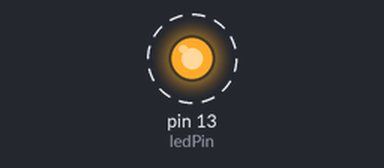
This program was run on a simulated Arduino Uno, built with avr-gcc and run on an emulated ATmega328P. Parts: output pins drawn as LEDs (lit = HIGH). Dashed ring = blinking.

Above: at 0.5 s.
Timing chart, 0 to 4.6 s (numbered marks = the images above):
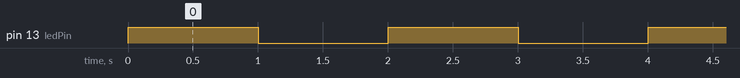

The program:

main.cpp
```cpp
/*
 * main.cpp
 *
 *  Created on: Mar 5, 2010
 *      Author: jag
 */
#include <Arduino.h>


int ledPin =  13;    // LED connected to digital pin 13

// The setup() method runs once, when the sketch starts
void setup()   {
  // initialize the digital pin as an output:
  pinMode(ledPin, OUTPUT);
}

// the loop() method runs over and over again,
// as long as the Arduino has power

void loop()
{
  digitalWrite(ledPin, HIGH);   // set the LED on
  delay(1000);                  // wait for a second
  digitalWrite(ledPin, LOW);    // set the LED off
  delay(1000);                  // wait for a second
}


int main(void) {

  /* Must call init for arduino to work properly */
  init();
  setup();

  for (;;) {
	  loop();
  } // end for
} // end main
```

Measured:
- by itself, pin 13 (ledPin): alternates HIGH for 1.0 s and LOW for 1.0 s
